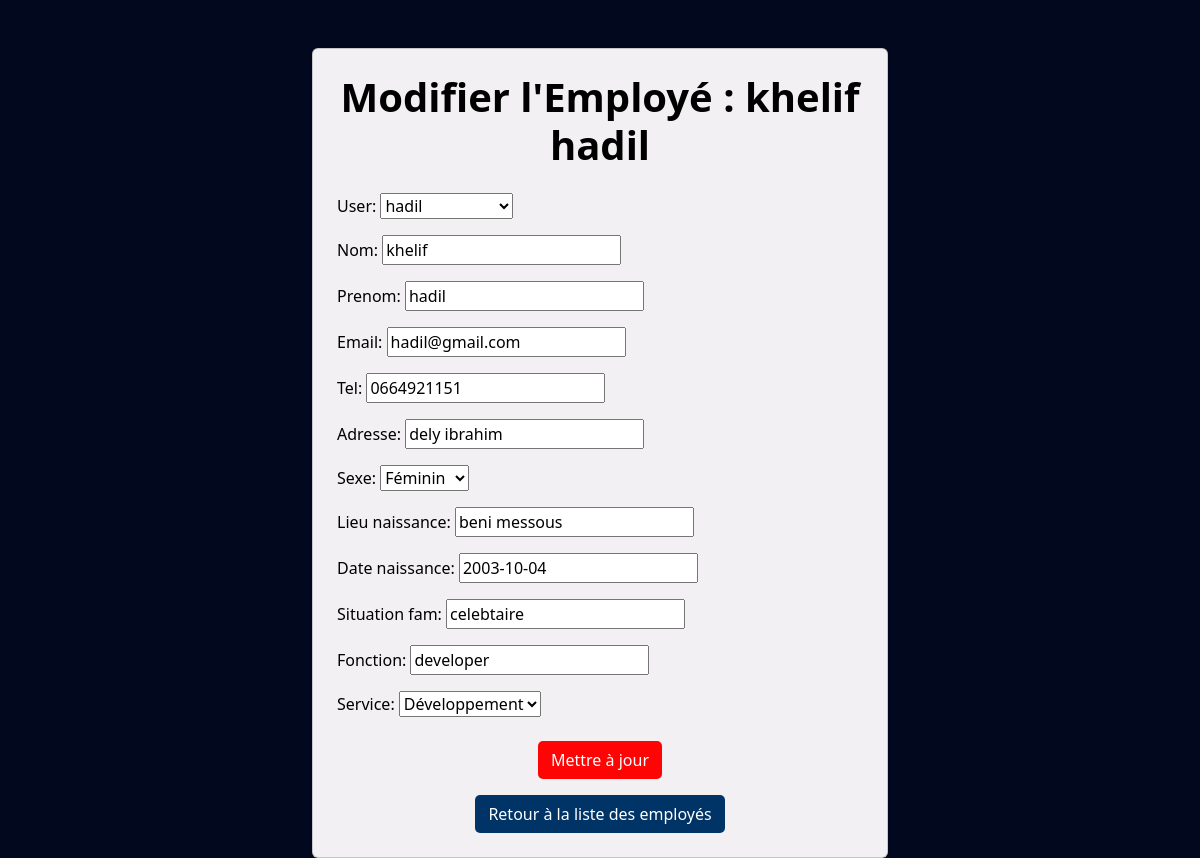
The app's page /modifier_employe/1/ with its own data.
### appRH/models.py (models this page shows, shortened)
class Employe(models.Model):
    user = models.OneToOneField(User, on_delete=models.CASCADE, null=True, blank=True)  # Relier chaque employé à un utilisateur
    nom = models.CharField(max_length=50)
    prenom = models.CharField(max_length=50)
    email = models.EmailField(unique=True)
    tel = models.CharField(max_length=10)  # Ajout d'une validation
    adresse = models.CharField(max_length=100)
    sexe = models.CharField(max_length=10, choices=[('Masculin', 'Masculin'), ('Féminin', 'Féminin')])
    lieu_naissance = models.CharField(max_length=50)
    date_naissance = models.DateField(null=True, blank=True)
    date_recrutement = models.DateField(auto_now_add=True)
    situation_fam = models.CharField(max_length=50)
    fonction = models.CharField(max_length=50)
    service = models.ForeignKey('Service', on_delete=models.CASCADE)

### appRH/views.py (the view)
# urls.py: path('modifier_employe/<int:id>/', views.modifier_employe, name='modifier_employe'),
def modifier_employe(request, id):
    employe = get_object_or_404(Employe, id=id)
    if request.method == "POST":
        form = EmployeForm(request.POST, instance=employe)
        if form.is_valid():
            form.save()
            return redirect('liste_employes')
    else:
        form = EmployeForm(instance=employe)
    return render(request, "modifieremploye.html", {"form": form, "employe": employe})

### appRH/forms.py
class EmployeForm(forms.ModelForm):
     class Meta:
        model = Employe
        fields = "__all__"

### appRH/models.py (called while the page is built)
    def __str__(self):
        return f"{self.nom}"

### appRH/templates/modifieremploye.html (shortened to what this page needs)
<!DOCTYPE html>
<html lang="fr">
<head>
    {% load static %}
    <link rel="stylesheet" href="{% static 'css/bootstrap.min.css' %}">
    <link href="https://cdn.jsdelivr.net/npm/bootstrap@5.3.1/dist/css/bootstrap.min.css" rel="stylesheet">
</head>
<body style="background-color: rgb(2, 9, 31); color: white;">
    <div class="container mt-5" style="max-width: 50%;">
        <div class="card shadow-sm p-4" style="background-color: rgb(242, 240, 242);">
            <h1 class="text-center fw-bold mb-4" style="color: black;">Modifier l'Employé : {{ employe.nom }} {{ employe.prenom }}</h1>
            <form method="POST">
                <div class="mb-4" style="color: black;">
                    <div class="form-group">
                        {{ form.as_p }}
                    </div>
                </div>
                <div class="text-center">
                    <button type="submit"class="btn" style="background-color:rgb(255, 4, 4); color: white; border-radius: 5px;">
                        Mettre à jour
                    </button>
                </div>
            </form>
            <div class="d-flex justify-content-center mt-3">
                <a href="{% url 'liste_employes' %}" class="btn" style="background-color: #003366; color: white; border-radius: 5px;">
                    Retour à la liste des employés
                </a>
            </div>
        </div>
    </div>
</body>
</html>

### records on screen
Employe: nom "khelif", prenom "hadil", user "hadil", email "hadil@gmail.com", tel "0664921151", adresse "dely ibrahim", sexe "Féminin", lieu_naissance "beni messous", date_naissance "2003-10-04", situation_fam "celebtaire", fonction "developer", service "Développement"
